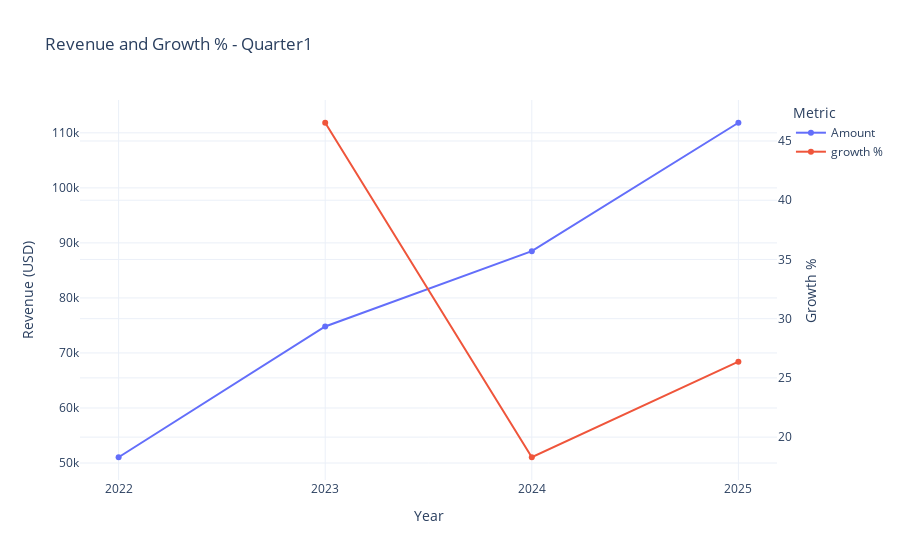

The notebook cell saved with this chart:
### Code cell
import plotly.express as px

#converting to long format
quarter_rev_melted = quarter_rev.melt(
    id_vars='year',
    value_vars=['Amount', 'growth %'],
    var_name='Metric',
    value_name='Value'
)


fig = px.line(quarter_rev_melted, 
              x='year', 
              y='Value', 
              color='Metric',
              markers=True, 
              title='Revenue and Growth % - Quarter1')

#assign y-axes to both metrics
fig.update_traces(yaxis='y1', selector=dict(name='Amount'))
fig.update_traces(yaxis='y2', selector=dict(name='growth %'))

#Configuring axes
fig.update_layout(
    yaxis=dict(
        title='Revenue (USD)',
        side='left'
    ),
    yaxis2=dict(
        title='Growth %',
        overlaying='y',
        side='right'
    ),
    xaxis=dict(dtick=1, tickformat='.0f', title='Year'),
    template='plotly_white'
)

fig.show()

### Figure 1 — Plotly figure (JSON) as saved in the notebook; plotly's stock layout.template omitted (floating-point values rounded to 4 significant figures)
{"data": [{"hovertemplate": "Metric=Amount<br>year=%{x}<br>Value=%{y}<extra></extra>", "legendgroup": "Amount", "line": {"color": "#636efa", "dash": "solid"}, "marker": {"symbol": "circle"}, "mode": "lines+markers", "name": "Amount", "orientation": "v", "showlegend": true, "type": "scatter", "x": [2022, 2023, 2024, 2025], "xaxis": "x", "y": [51050.0, 74810.0, 88500.0, 111800.0], "yaxis": "y"}, {"hovertemplate": "Metric=growth %<br>year=%{x}<br>Value=%{y}<extra></extra>", "legendgroup": "growth %", "line": {"color": "#EF553B", "dash": "solid"}, "marker": {"symbol": "circle"}, "mode": "lines+markers", "name": "growth %", "orientation": "v", "showlegend": true, "type": "scatter", "x": [2022, 2023, 2024, 2025], "xaxis": "x", "y": [NaN, 46.54, 18.3, 26.37], "yaxis": "y2"}], "layout": {"legend": {"title": {"text": "Metric"}, "tracegroupgap": 0}, "title": {"text": "Revenue and Growth % - Quarter1"}, "xaxis": {"anchor": "y", "domain": [0, 1], "dtick": 1, "tickformat": ".0f", "title": {"text": "Year"}}, "yaxis": {"anchor": "x", "domain": [0, 1], "side": "left", "title": {"text": "Revenue (USD)"}}, "yaxis2": {"overlaying": "y", "side": "right", "title": {"text": "Growth %"}}}}
